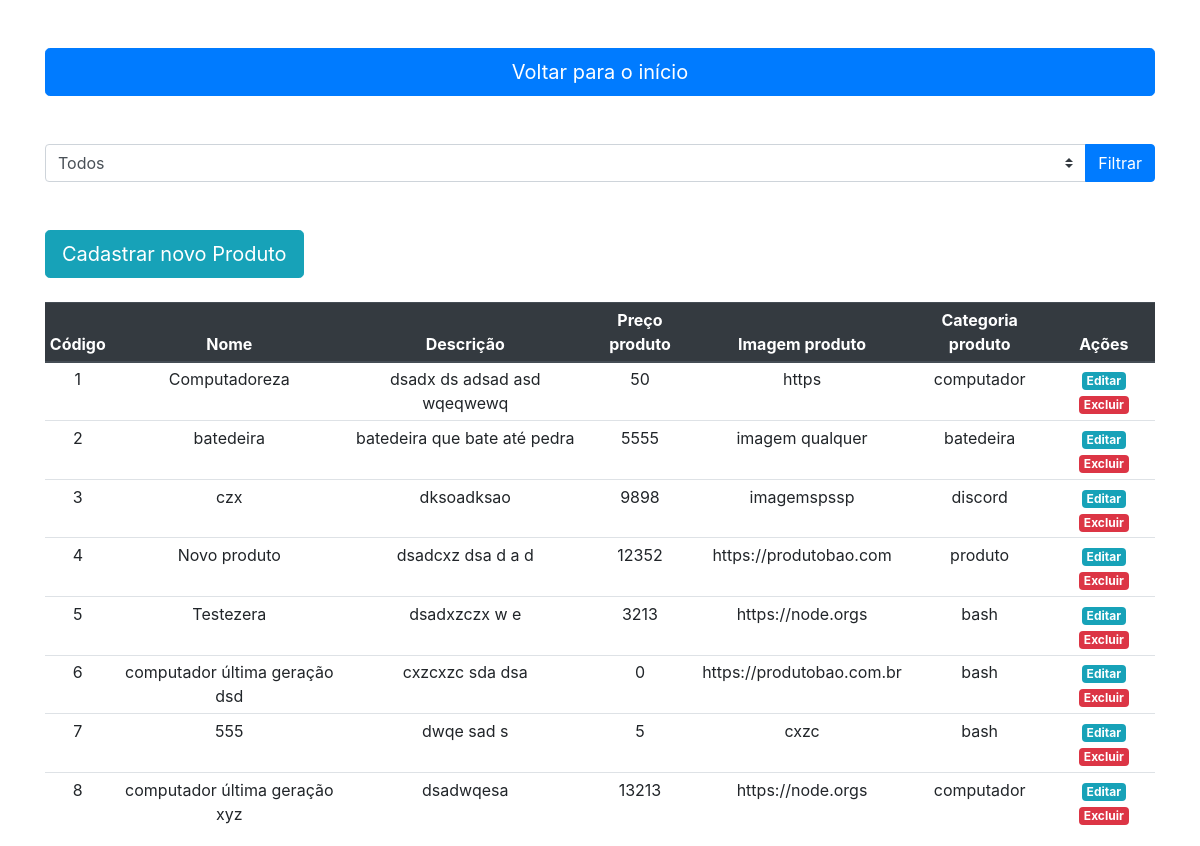
The app's page /php/listar.php with its own data.
### tables this page shows
CREATE TABLE `produtos` (
  `id_produto` int NOT NULL,
  `nome_produto` varchar(1000) NOT NULL,
  `descricao_produto` text NOT NULL,
  `preco_produto` bigint NOT NULL,
  `imagem_produto` varchar(1000) NOT NULL,
  `categoria_produto` varchar(255) NOT NULL
);

### php/listar.php (the view, shortened to what this page needs)
<?php include_once('./banco-de-dados/conexao.php');
$palavra_chave = $_POST['FILTRO'];
$opcao = isset($palavra_chave) ? $palavra_chave : false;
if ($opcao) {
    $sql = "SELECT * FROM produtos WHERE categoria_produto = '$palavra_chave'";
} else {
    $sql = "SELECT * FROM produtos";
}
if (mysqli_query($conn, $sql)) {
    $resultado = mysqli_query($conn, $sql);
} else {
    echo "Error: " . $sql . "<br>" . mysqli_error($conn);
}
?>
<!DOCTYPE html>
<html lang="pt-BR">
<head>
    <link rel="stylesheet" href="https://cdn.jsdelivr.net/npm/bootstrap@4.5.3/dist/css/bootstrap.min.css">
</head>
<body>
    <br><br>
    <div class="container-lg">
        <a href='index.php' style="text-decoration: none; color: white;">
            <button type="button" class="btn btn-primary btn-lg btn-block">
                Voltar para o início
            </button>
        </a>
        <br><br>
        <form action="listar.php" method="post">
            <div class="input-group">
                <select name="FILTRO" class="custom-select">
                    <option value="">Todos</option>
                </select>
                <div class="input-group-append">
                    <input type="submit" class="btn btn-primary" value="Filtrar">
                </div>
            </div>
        </form>
        <br><br>
        <a href='criar.php' style="text-decoration: none; color: white;">
            <button type="button" class="btn btn-info btn-lg ">
                Cadastrar novo Produto
            </button>
        </a>
        <br><br>
        <table class="table table-sm" style="text-align: center;">
            <thead class="thead-dark">
                <th>Código</th>
                <th>Nome</th>
                <th>Descrição</th>
                <th>Preço produto</th>
                <th>Imagem produto</th>
                <th>Categoria produto</th>
                <th>Ações</th>
            </thead>
            <?php while ($dado = $resultado->fetch_array()) { ?>
                <tr>
                    <td><?php echo $dado['id_produto']; ?></td>
                    <td><?php echo $dado['nome_produto']; ?></td>
                    <td><?php echo $dado['descricao_produto']; ?></td>
                    <td><?php echo $dado['preco_produto']; ?></td>
                    <td><?php echo $dado['imagem_produto']; ?></td>
                    <td><?php echo $dado['categoria_produto']; ?></td>
                    <td style="text-align: center;">
                        <a class="badge badge-info" href="editar.php?ID=<?php echo $dado['id_produto']; ?>">Editar</a>
                        <a class="badge badge-danger" onclick="confirmarRemocao(<?php echo $dado['id_produto']; ?>)">Excluir</a>
                    </td>
                </tr>
            <?php } ?>
        </table>
    </div>
</body>
</html>

### records on screen
produtos: id_produto "1", nome_produto "Computadoreza", descricao_produto "dsadx ds adsad asd wqeqwewq", preco_produto "50", imagem_produto "https", categoria_produto "computador"
produtos: id_produto "2", nome_produto "batedeira", descricao_produto "batedeira que bate até pedra", preco_produto "5555", imagem_produto "imagem qualquer", categoria_produto "batedeira"
produtos: id_produto "3", nome_produto "czx", descricao_produto "dksoadksao", preco_produto "9898", imagem_produto "imagemspssp", categoria_produto "discord"
produtos: id_produto "4", nome_produto "Novo produto", descricao_produto "dsadcxz dsa d a d", preco_produto "12352", imagem_produto "https://produtobao.com", categoria_produto "produto"
produtos: id_produto "5", nome_produto "Testezera", descricao_produto "dsadxzczx w e", preco_produto "3213", imagem_produto "https://node.orgs", categoria_produto "bash"
produtos: id_produto "6", nome_produto "computador última geração dsd", descricao_produto "cxzcxzc sda dsa", preco_produto "0", imagem_produto "https://produtobao.com.br", categoria_produto "bash"
produtos: id_produto "7", nome_produto "555", descricao_produto "dwqe sad s", preco_produto "5", imagem_produto "cxzc", categoria_produto "bash"
produtos: id_produto "8", nome_produto "computador última geração xyz", descricao_produto "dsadwqesa", preco_produto "13213", imagem_produto "https://node.orgs", categoria_produto "computador"
